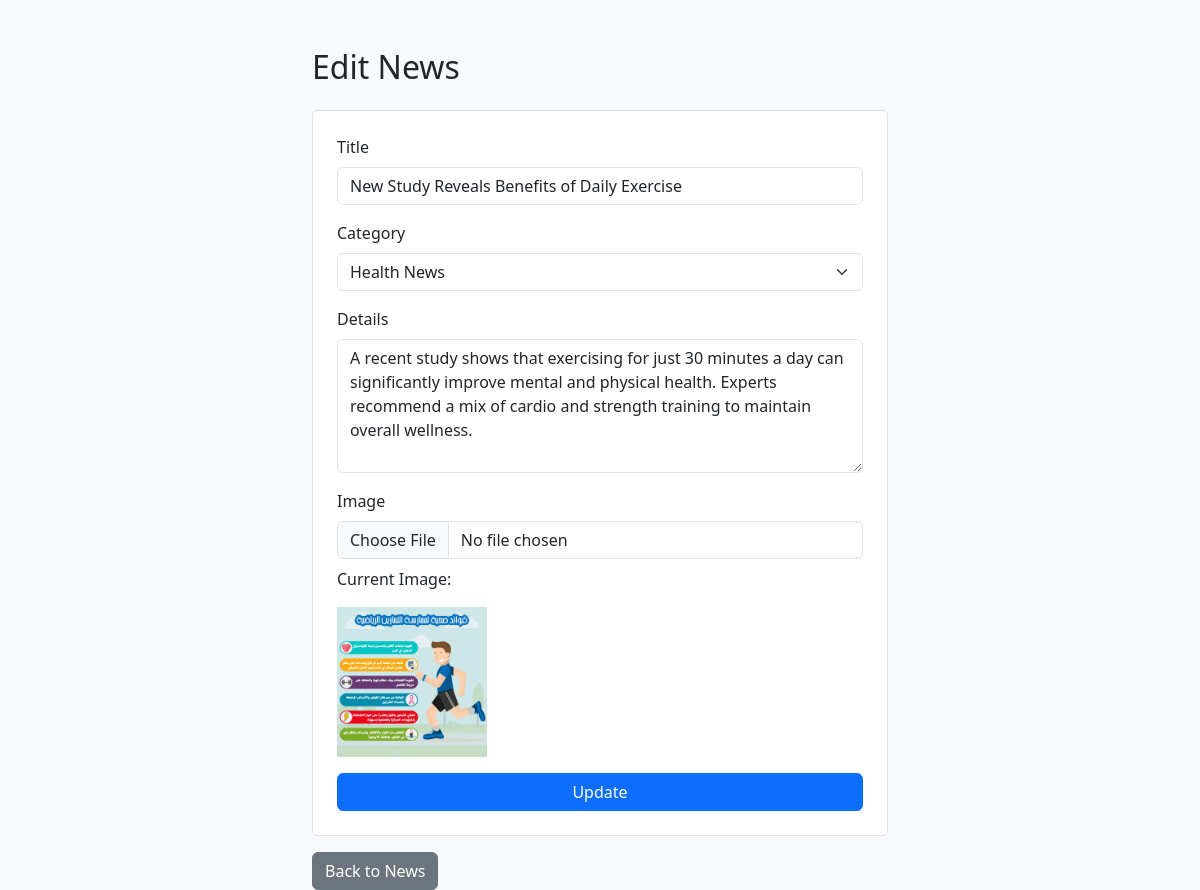
Screenshot of /edit_news.php?id=2 (signed in) with the database file from the repository.
### tables this page shows
CREATE TABLE `news` (
  `id` int(11) NOT NULL,
  `title` varchar(100) DEFAULT NULL,
  `category_id` int(11) DEFAULT NULL,
  `details` text DEFAULT NULL,
  `image` varchar(100) DEFAULT NULL,
  `user_id` int(11) DEFAULT NULL,
  `deleted` tinyint(1) DEFAULT 0
);

### edit_news.php (the view, shortened to what this page needs)
<?php
$conn = mysqli_connect("localhost","root","","news_system");
$id = $_GET['id'];
$news = mysqli_query($conn,"SELECT * FROM news WHERE id=$id");
$row = mysqli_fetch_assoc($news);
$categories = mysqli_query($conn,"SELECT * FROM categories");
?>
<!DOCTYPE html>
<html lang="en">
<head>
  <link href="https://cdn.jsdelivr.net/npm/bootstrap@5.3.0/dist/css/bootstrap.min.css" rel="stylesheet">
</head>
<body class="bg-light">
<div class="container mt-5" style="max-width:600px;">
  <h2 class="mb-4">Edit News</h2>
  <form method="post" enctype="multipart/form-data" class="bg-white p-4 border rounded">
    <div class="mb-3">
      <label class="form-label">Title</label>
      <input type="text" name="title" class="form-control" value="<?= $row['title']; ?>" required>
    </div>
    <div class="mb-3">
      <label class="form-label">Category</label>
      <select name="category" class="form-select" required>
        <?php while($c=mysqli_fetch_assoc($categories)){
          $selected = ($c['id']==$row['category_id']) ? "selected" : "";
        ?>
          <option value="<?= $c['id']; ?>" <?= $selected; ?>><?= $c['name']; ?></option>
        <?php } ?>
      </select>
    </div>
    <div class="mb-3">
      <label class="form-label">Details</label>
      <textarea name="details" class="form-control" rows="5" required><?= $row['details']; ?></textarea>
    </div>
    <div class="mb-3">
      <label class="form-label">Image</label>
      <input type="file" name="image" class="form-control">
      <?php if($row['image'] != ""){ ?>
        <p class="mt-2">Current Image:</p>
        <img src="uploads/<?= $row['image']; ?>" width="150">
      <?php } ?>
    </div>
    <button type="submit" name="submit" class="btn btn-primary w-100">Update</button>
  </form>
  <a href="view_news.php" class="btn btn-secondary mt-3">Back to News</a>
</div>
</body>
</html>

### rows the page displays
news: title "New Study Reveals Benefits of Daily Exercise", details "A recent study shows that exercising for just 30 minutes a day can significantly improve mental and physical health. Experts recommend a mix of cardio and strength training to maintain overall wellness.", image (picture)

### other values shown
form field category "Health News"
